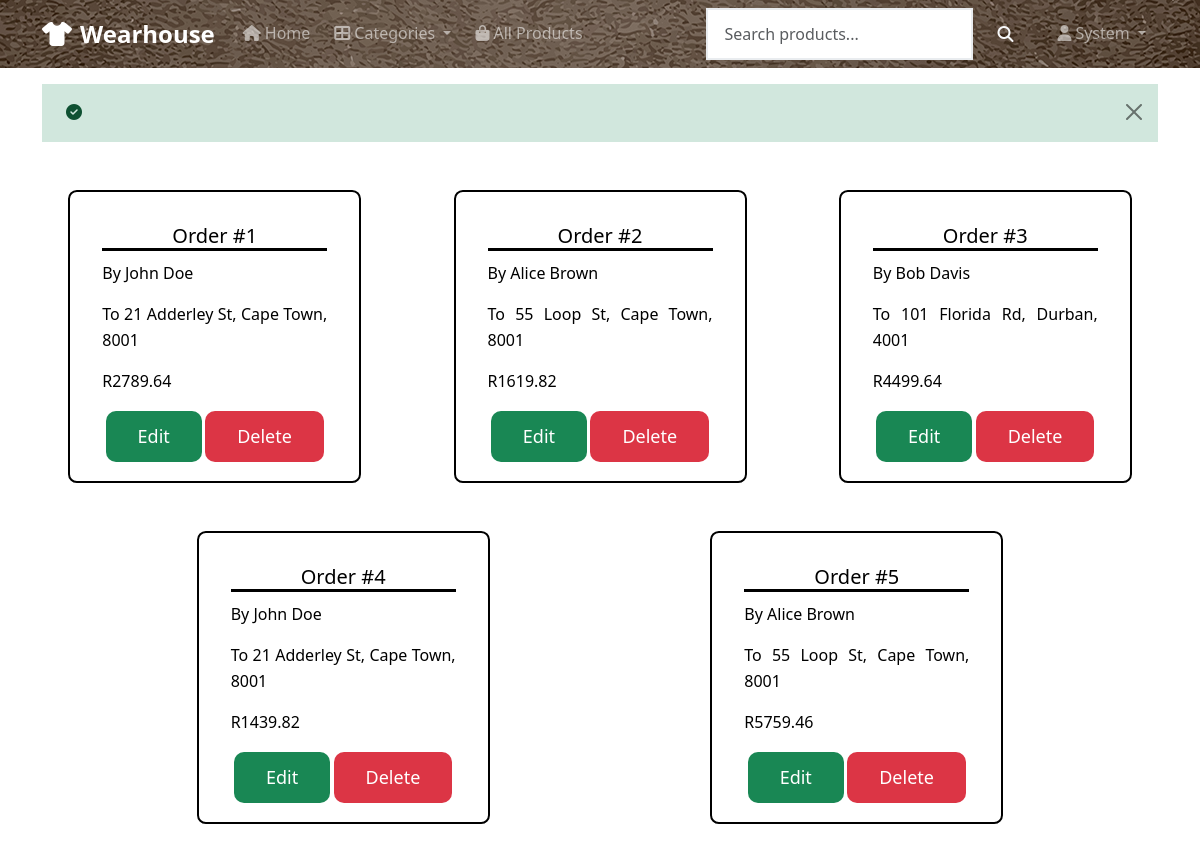
Screenshot of /admin/orders.php (signed in) with the database file from the repository.
### tables this page shows
CREATE TABLE orders (
    id INT PRIMARY KEY AUTO_INCREMENT,
    buyer_id INT NOT NULL,
    total_price DECIMAL(10,2) NOT NULL,
    shipping_address TEXT NOT NULL,
    payment_method VARCHAR(50) NOT NULL,
    order_status ENUM('pending', 'confirmed', 'processing', 'shipped', 'delivered', 'cancelled') DEFAULT 'pending',
    payment_status ENUM('pending', 'paid', 'failed', 'refunded') DEFAULT 'pending',
    order_date TIMESTAMP DEFAULT CURRENT_TIMESTAMP,
    shipped_date TIMESTAMP NULL,
    delivered_date TIMESTAMP NULL,
    FOREIGN KEY (buyer_id) REFERENCES users(id) ON DELETE CASCADE
);

CREATE TABLE users (
    id INT PRIMARY KEY AUTO_INCREMENT,
    username VARCHAR(80) UNIQUE NOT NULL,
    email VARCHAR(125) UNIQUE NOT NULL,
    password VARCHAR(255) NOT NULL,
    first_name VARCHAR(80) NOT NULL,
    last_name VARCHAR(80) NOT NULL,
    phone VARCHAR(20),
    address TEXT,
    city VARCHAR(60),
    province VARCHAR(50),
    zip_code VARCHAR(10),
    role ENUM('buyer', 'seller', 'admin') DEFAULT 'buyer',
    created_at TIMESTAMP DEFAULT CURRENT_TIMESTAMP,
    updated_at TIMESTAMP DEFAULT CURRENT_TIMESTAMP ON UPDATE CURRENT_TIMESTAMP
);

### config/database.php (called while the page is built, shortened)
<?php
class Database
{
    private $host = DB_HOST;
    private $user = DB_USER;
    private $password = DB_PASS;
    private $database = DB_NAME;
    private $conn;
    public function __construct()
    {
        $this->conn = mysqli_connect($this->host, $this->user, $this->password, $this->database);
    }
    function query(string $sql, $params = [], ?string $types = null): ?mysqli_result
    {
        $stmt = $this->conn->prepare($sql);
        if (is_null($types)) {
            $stmt->execute($params);
            return $stmt->get_result() ?: null;
        }
        $stmt->bind_param($types, ...$params);
        $stmt->execute();
        return $stmt->get_result() ?: null;
    }
    public function fetchAll($sql, $params = [], ?string $types = null)
    {
        $result = $this->query($sql, $params, $types);
        return $result->fetch_all(MYSQLI_ASSOC);
    }
}
$db = new Database();

### includes/functions.php (called while the page is built, shortened)
<?php
require_once __DIR__ . '/../config/database.php';
function getOrders(){
    global $db;
    $sql = "SELECT o.*, u.first_name, u.last_name, u.username
            FROM orders AS o
            JOIN users AS u ON o.buyer_id = u.id";
    $result = $db->fetchAll($sql);
    return $result;
}
function formatPrice($price)
{
    return 'R' . number_format($price, 2, '.', '');
}

### admin/orders.php (the view, shortened to what this page needs)
<?php
require_once '../includes/functions.php';
require_once '../includes/header.php';
$orders = getOrders();
?>
<div class="admin-container">
    <?php if (empty($orders)) { ?>
        <p>No orders found.</p>
    <?php } else { ?>
        <?php foreach ($orders as $order) { ?>
            <div class="admin-item">
                <form action="" method="POST">
                    <div class="admin-item-body">
                        <h5 class="card-title"><?php echo "Order #{$order['id']}" ?></h5>
                        <p class="card-text"><?php echo "By {$order['first_name']} {$order['last_name']}" ?></p>
                        <p class="card-text"><?php echo "To {$order['shipping_address']}" ?></p>
                        <p class="card-text"><?php echo formatPrice($order['total_price']) ?></p>
                        <div class="admin-buttons">
                            <a href="./order.php?request=edit&id=<?php echo urlencode($order['id']); ?>" class="btn btn-success btn-lg">Edit</a>
                            <a href="./order.php?request=delete&id=<?php echo urlencode($order['id']); ?>" class="btn btn-danger btn-lg" onclick="return confirm('Are you sure you want to delete this order?');">Delete</a>
                        </div>
                    </div>
                </form>
            </div>
        <?php } ?>
    <?php } ?>
</div>

### assets/css/styles.css (style rules this page uses)
body { font-family: 'Segoe UI', Tahoma, Geneva, Verdana, sans-serif; line-height: 1.6; color: var(--dark-color); background-color: #ffffff; min-height: 100vh; display: flex; flex-direction: column; }
.btn { border-radius: 10px; font-weight: 500; border: none; padding: 0.5rem 1rem; }
.btn-lg { padding: 0.75rem 2rem; font-size: 1.125rem; }
.admin-container { display: flex; flex-wrap: wrap; justify-content: space-evenly; }
.admin-item { margin: 1.5rem; border-color: black; padding: 2rem; border-radius: 3%; border-width: 2px; border-style: solid; }
.admin-buttons { display: flex; justify-content: space-evenly; }
.admin-item-body .card-title { border-bottom: solid; }
.admin-item-body .card-text { margin-top: 10px; }
.admin-item-body { text-align:justify; display: block; width: 225px; height: 225px; }
.admin-item-body > h5 { text-align: center; }

### rows the page displays
orders: id "1", buyer.first_name "John", buyer.last_name "Doe", shipping_address "21 Adderley St, Cape Town, 8001", total_price "R2789.64"
orders: id "2", buyer.first_name "Alice", buyer.last_name "Brown", shipping_address "55 Loop St, Cape Town, 8001", total_price "R1619.82"
orders: id "3", buyer.first_name "Bob", buyer.last_name "Davis", shipping_address "101 Florida Rd, Durban, 4001", total_price "R4499.64"
orders: id "4", buyer.first_name "John", buyer.last_name "Doe", shipping_address "21 Adderley St, Cape Town, 8001", total_price "R1439.82"
orders: id "5", buyer.first_name "Alice", buyer.last_name "Brown", shipping_address "55 Loop St, Cape Town, 8001", total_price "R5759.46"

### other values shown
$_SESSION['first_name'] "System"
